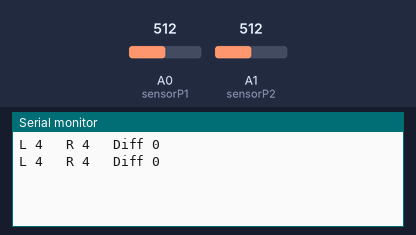
Recording of a sketch running on a simulated Arduino Uno, built with avr-gcc and run on an emulated ATmega328P. Parts: the last lines printed to the serial monitor. Inputs (shaded band) come from the test bench; at power-on: A0 (sensorP1) = 512, A1 (sensorP2) = 512.

Above: at 1.8 s.
1.9 s: A0 (sensorP1) set to 716
At 2.4 s:
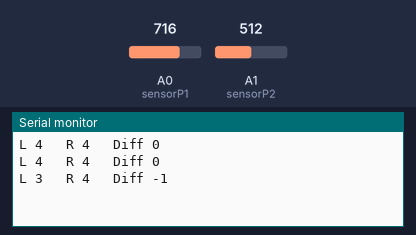
3.4 s: A1 (sensorP2) set to 716
At 4.7 s:
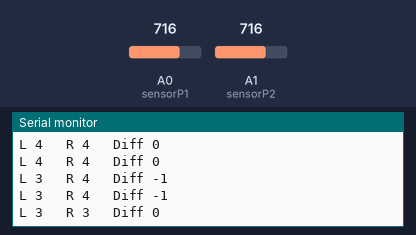
4.9 s: A0 (sensorP1) set to 900
At 5.8 s:
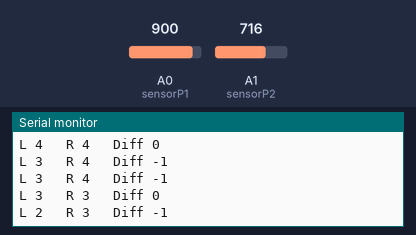
6.4 s: A1 (sensorP2) set to 900
At 7.6 s:
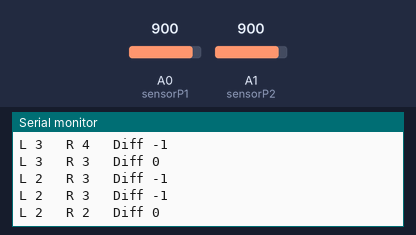
Timing chart, 0 to 8.9 s (numbered marks = the images above; inputs shaded):
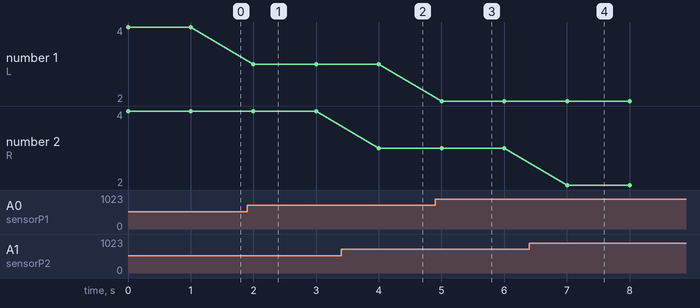

Measured:
- after the input at 1.9 s, the serial monitor: prints a new line after 0.10 s (image 1)
- after the input at 3.4 s, the serial monitor: prints a new line after 0.60 s (image 2)
- after the input at 4.9 s, the serial monitor: prints a new line after 0.10 s (image 3)
- after the input at 6.4 s, the serial monitor: prints a new line after 0.60 s (image 4)
- plotted number 1: 4 → 3 after the input at 1.9 s, 3 → 2 after the input at 4.9 s

The sketch:

Front_Sensor_Test.ino
```cpp
const int sensorP1 = 0;
const int sensorP2 = 1;
int val1 = 0;
int val2 = 0;
int distance = 0;
int distance1 = 0;
int distance2 = 0;

void setup(){
  Serial.begin(9600);
}

void loop(){
  val1 = analogRead(sensorP1);
  val2 = analogRead(sensorP2);
  distance1 = abs(2400/(val1 - 20));
  distance2 = abs(2400/(val2 - 20));
  distance = (distance1 - distance2);
  Serial.print("L ");
  Serial.print(distance1);
  Serial.print( "   R ");
  Serial.print(distance2);
  Serial.print("   Diff ");
  Serial.print(distance);
  Serial.println();

  delay(1000);
}
```
